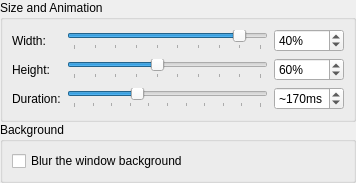
<?xml version="1.0" encoding="UTF-8"?>
<ui version="4.0">
 <class>WindowSettings</class>
 <widget class="QWidget" name="WindowSettings">
  <property name="geometry">
   <rect>
    <x>0</x>
    <y>0</y>
    <width>356</width>
    <height>97</height>
   </rect>
  </property>
  <layout class="QVBoxLayout" name="verticalLayout">
   <property name="spacing">
    <number>0</number>
   </property>
   <property name="margin">
    <number>0</number>
   </property>
   <item>
    <widget class="QGroupBox" name="groupBox_1">
     <property name="title">
      <string comment="@title:group">Size and Animation</string>
     </property>
     <layout class="QGridLayout" name="gridLayout_1">
      <item row="0" column="0">
       <widget class="QLabel" name="widthLabel">
        <property name="text">
         <string comment="@label:slider">Width:</string>
        </property>
       </widget>
      </item>
      <item row="0" column="1">
       <widget class="QSlider" name="widthSlider">
        <property name="minimum">
         <number>1</number>
        </property>
        <property name="maximum">
         <number>10</number>
        </property>
        <property name="pageStep">
         <number>1</number>
        </property>
        <property name="value">
         <number>9</number>
        </property>
        <property name="orientation">
         <enum>Qt::Horizontal</enum>
        </property>
        <property name="tickPosition">
         <enum>QSlider::TicksBelow</enum>
        </property>
        <property name="tickInterval">
         <number>1</number>
        </property>
       </widget>
      </item>
      <item row="0" column="2">
       <widget class="QSpinBox" name="kcfg_Width">
        <property name="correctionMode">
         <enum>QAbstractSpinBox::CorrectToNearestValue</enum>
        </property>
        <property name="suffix">
         <string comment="@label Spinbox unit suffix">%</string>
        </property>
        <property name="minimum">
         <number>10</number>
        </property>
        <property name="maximum">
         <number>100</number>
        </property>
        <property name="singleStep">
         <number>10</number>
        </property>
        <property name="value">
         <number>40</number>
        </property>
       </widget>
      </item>
      <item row="1" column="0">
       <widget class="QLabel" name="heightLabel">
        <property name="text">
         <string comment="@label:slider">Height:</string>
        </property>
       </widget>
      </item>
      <item row="1" column="1">
       <widget class="QSlider" name="heightSlider">
        <property name="minimum">
         <number>1</number>
        </property>
        <property name="maximum">
         <number>10</number>
        </property>
        <property name="pageStep">
         <number>1</number>
        </property>
        <property name="value">
         <number>5</number>
        </property>
        <property name="orientation">
         <enum>Qt::Horizontal</enum>
        </property>
        <property name="tickPosition">
         <enum>QSlider::TicksBelow</enum>
        </property>
        <property name="tickInterval">
         <number>1</number>
        </property>
       </widget>
      </item>
      <item row="1" column="2">
       <widget class="QSpinBox" name="kcfg_Height">
        <property name="correctionMode">
         <enum>QAbstractSpinBox::CorrectToNearestValue</enum>
        </property>
        <property name="suffix">
         <string comment="@label Spinbox unit suffix">%</string>
        </property>
        <property name="minimum">
         <number>10</number>
        </property>
        <property name="maximum">
         <number>100</number>
        </property>
        <property name="singleStep">
         <number>10</number>
        </property>
        <property name="value">
         <number>60</number>
        </property>
       </widget>
      </item>
   <item row="2" column="0">
       <widget class="QLabel" name="durationLabel">
        <property name="text">
         <string comment="@label:slider">Duration:</string>
        </property>
       </widget>
      </item>
      <item row="2" column="1">
       <widget class="QSlider" name="durationSlider">
        <property name="maximum">
         <number>500</number>
        </property>
        <property name="pageStep">
         <number>10</number>
        </property>
        <property name="value">
         <number>170</number>
        </property>
        <property name="orientation">
         <enum>Qt::Horizontal</enum>
        </property>
        <property name="tickPosition">
         <enum>QSlider::TicksBelow</enum>
        </property>
        <property name="tickInterval">
         <number>50</number>
        </property>
       </widget>
      </item>
      <item row="2" column="2">
       <widget class="QSpinBox" name="kcfg_Duration">
        <property name="correctionMode">
         <enum>QAbstractSpinBox::CorrectToNearestValue</enum>
        </property>
        <property name="suffix">
         <string comment="@label Spinbox unit suffix">ms</string>
        </property>
        <property name="prefix">
         <string comment="@label Spinbox unit prefix">~</string>
        </property>
        <property name="maximum">
         <number>500</number>
        </property>
        <property name="singleStep">
         <number>10</number>
        </property>
        <property name="value">
         <number>170</number>
        </property>
       </widget>
      </item>
   </layout>
   </widget>
   </item>

   <item>
    <widget class="QGroupBox" name="groupBox_2">
        <property name="title">
            <string comment="@title:group">Background</string>
        </property>
        <layout class="QGridLayout">
            <item row="0" column="0" colspan="2">
                <widget class="QCheckBox" name="kcfg_BlurBackground">
                    <property name="text">
                        <string comment="@option:check">Blur the window background</string>
                    </property>
                </widget>
            </item>
        </layout>
    </widget>
   </item>

   <item>
    <spacer>
     <property name="orientation">
      <enum>Qt::Vertical</enum>
     </property>
     <property name="sizeHint" stdset="0">
      <size>
       <width>20</width>
       <height>0</height>
      </size>
     </property>
    </spacer>
   </item>
  </layout>
 </widget>
 <tabstops>
  <tabstop>widthSlider</tabstop>
  <tabstop>kcfg_Width</tabstop>
  <tabstop>heightSlider</tabstop>
  <tabstop>kcfg_Height</tabstop>
  <tabstop>durationSlider</tabstop>
  <tabstop>kcfg_Duration</tabstop>
 </tabstops>
 <resources/>
 <connections/>
</ui>
